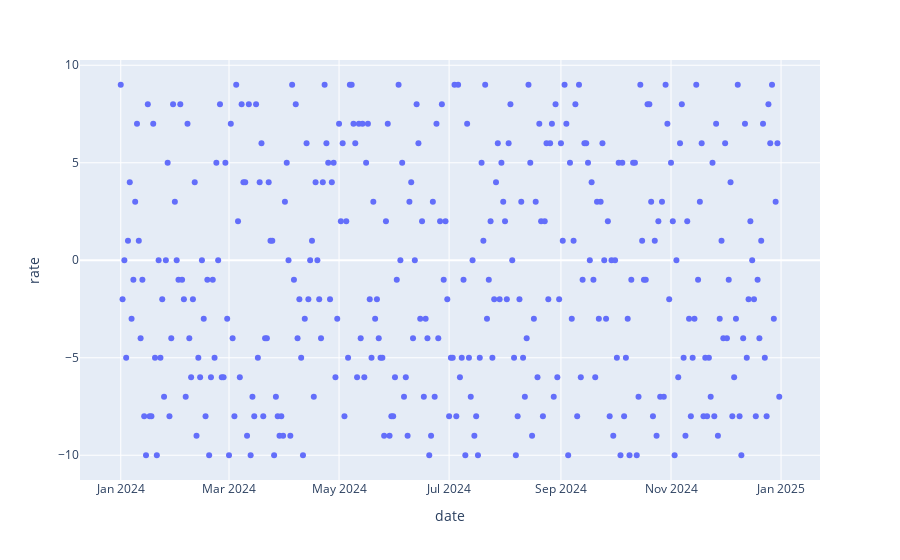

Here is the notebook cell this chart was saved with:
### Code cell
fig = px.scatter(df, x='date', y='rate')
fig.show()

### Figure 1 — Plotly figure (JSON) as saved in the notebook; plotly's stock layout.template omitted (floating-point values rounded to 4 significant figures; data arrays with more than 128 entries replaced by an {"elided": "..."} marker saying what was removed)
{"data": [{"hovertemplate": "date=%{x}<br>rate=%{y}<extra></extra>", "legendgroup": "", "marker": {"color": "#636efa", "symbol": "circle"}, "mode": "markers", "name": "", "orientation": "v", "showlegend": false, "type": "scatter", "x": {"elided": "366 str values"}, "xaxis": "x", "y": {"elided": "366 int values"}, "yaxis": "y"}], "layout": {"legend": {"tracegroupgap": 0}, "margin": {"t": 60}, "xaxis": {"anchor": "y", "domain": [0, 1], "title": {"text": "date"}}, "yaxis": {"anchor": "x", "domain": [0, 1], "title": {"text": "rate"}}}}
